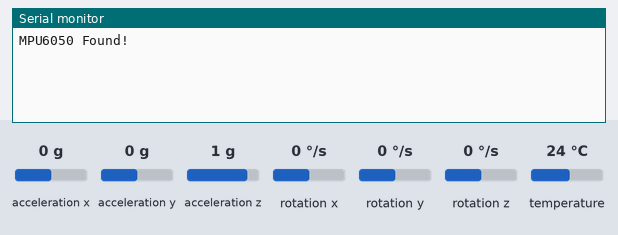
The sketch below on a simulated ESP32. Shown: the last lines printed to the serial monitor. Inputs (shaded band) come from the test bench; at power-on: acceleration x 0 g, acceleration y 0 g, acceleration z 1 g, rotation x 0 °/s, rotation y 0 °/s, rotation z 0 °/s, temperature 24 °C.

Above: at 1.2 s.
1.3 s: acceleration x set to -1.4 g
At 1.38 s:
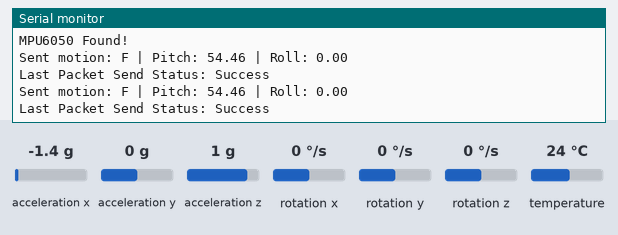
2.8 s: acceleration x set to 0.8 g
At 2.85 s:
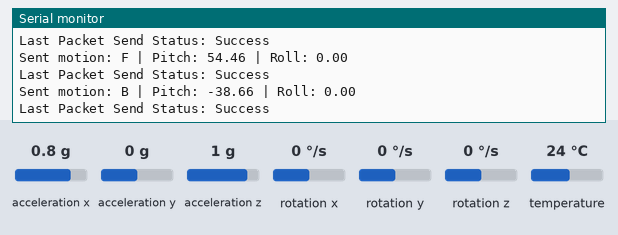
4.3 s: acceleration y set to -1.4 g
At 4.33 s:
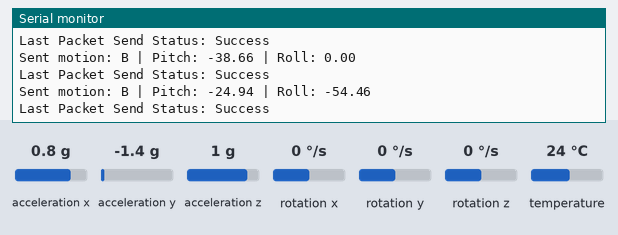
5.8 s: acceleration x set to 0 g
At 5.86 s:
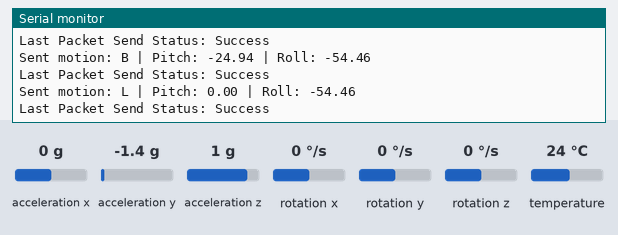
7.4 s: acceleration y set to 0.8 g
At 7.45 s:
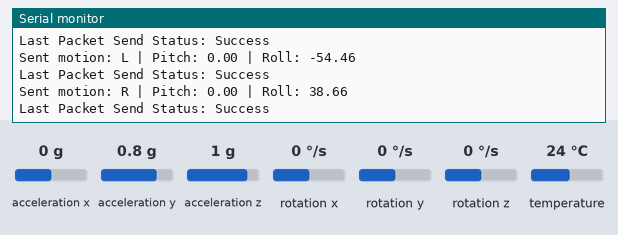

The sketch:

Gesture_Transmitter.ino
```cpp
#include <Wire.h>
#include <Adafruit_MPU6050.h>
#include <Adafruit_Sensor.h>
#include <WiFi.h>
#include <esp_now.h>

#define PI 3.14159265358979323846

Adafruit_MPU6050 mpu;

// Replace with your receiver MAC address
uint8_t receiverAddress[] = {0x24, 0x6F, 0x28, 0xAA, 0xBB, 0xCC};

// Callback when data is sent
void OnDataSent(const wifi_tx_info_t *tx_info, esp_now_send_status_t status) {
  Serial.print("Last Packet Send Status: ");
  Serial.println(status == ESP_NOW_SEND_SUCCESS ? "Success" : "Fail");
}

// Structure to send data
typedef struct struct_motion_data {
  char motion;      // F, B, L, R, N
  float pitch;
  float roll;
} motion_data_t;

motion_data_t motionData;

void setup() {
  Serial.begin(115200);

  // Initialize MPU6050
  if (!mpu.begin()) {
    Serial.println("Failed to find MPU6050 chip");
    while (1) delay(10);
  }
  Serial.println("MPU6050 Found!");
  mpu.setAccelerometerRange(MPU6050_RANGE_8_G);
  mpu.setGyroRange(MPU6050_RANGE_500_DEG);
  mpu.setFilterBandwidth(MPU6050_BAND_21_HZ);

  // Set device as a Wi-Fi Station
  WiFi.mode(WIFI_STA);

  // Init ESP-NOW
  if (esp_now_init() != ESP_OK) {
    Serial.println("Error initializing ESP-NOW");
    return;
  }

  // Register send callback
  esp_now_register_send_cb(OnDataSent);

  // Add peer
  esp_now_peer_info_t peerInfo = {};
  memcpy(peerInfo.peer_addr, receiverAddress, 6);
  peerInfo.channel = 0;
  peerInfo.encrypt = false;

  if (esp_now_add_peer(&peerInfo) != ESP_OK) {
    Serial.println("Failed to add peer");
    return;
  }
}

void loop() {
  // ---- Read MPU6050 ----
  sensors_event_t a, g, temp;
  mpu.getEvent(&a, &g, &temp);

  float roll  = atan2(a.acceleration.y, a.acceleration.z) * 180 / PI;
  float pitch = atan(-a.acceleration.x /
               sqrt(a.acceleration.y * a.acceleration.y +
                    a.acceleration.z * a.acceleration.z)) * 180 / PI;

  char motion = 'N'; // Default: None
  float threshold = 15.0;

  if (pitch > threshold) motion = 'F';
  else if (pitch < -threshold) motion = 'B';
  else if (roll > threshold) motion = 'R';
  else if (roll < -threshold) motion = 'L';

  // Fill data struct
  motionData.motion = motion;
  motionData.pitch = pitch;
  motionData.roll = roll;

  // Send only if motion is detected
  if (motion != 'N') {
    esp_err_t result = esp_now_send(receiverAddress, (uint8_t *)&motionData, sizeof(motionData));
    if (result == ESP_OK) {
      Serial.print("Sent motion: "); Serial.print(motion);
      Serial.print(" | Pitch: "); Serial.print(pitch);
      Serial.print(" | Roll: "); Serial.println(roll);
    } else {
      Serial.println("Error sending motion");
    }
  }

  delay(50); // Adjustable small delay
}
```

Measured:
- after the input at 1.3 s, the serial monitor: prints a new line at once (image 1)
- after the input at 2.8 s, the serial monitor: prints a new line at once (image 2)
- after the input at 4.3 s, the serial monitor: prints a new line at once (image 3)
- after the input at 5.8 s, the serial monitor: prints a new line after 0.05 s (image 4)
- after the input at 7.4 s, the serial monitor: prints a new line at once (image 5)
